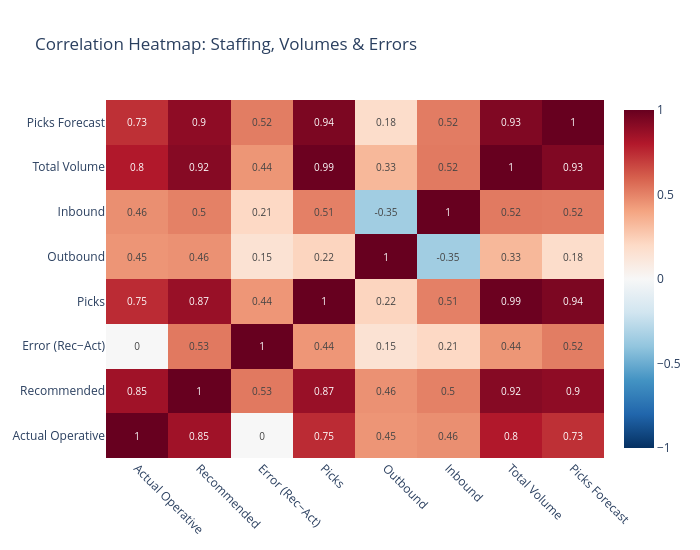

Notebook code for this chart:
### Markdown cell above
## 6. Correlation Heatmap\n\nFull correlation matrix across all key variables — staffing, volumes, errors.

### Code cell
# ── 6. Correlation heatmap ──
corr_labels = {
    "present_operative_person_days": "Actual Operative",
    "rec_operative": "Recommended",
    "error": "Error (Rec−Act)",
    "picks_realized": "Picks",
    "outbound_realized": "Outbound",
    "inbound_realized": "Inbound",
    "total_volume": "Total Volume",
    "picks_forecast": "Picks Forecast",
}

corr_df = df[list(corr_labels.keys())].rename(columns=corr_labels)
corr_matrix = corr_df.corr().round(3)

fig6 = go.Figure(data=go.Heatmap(
    z=corr_matrix.values,
    x=corr_matrix.columns, y=corr_matrix.columns,
    colorscale="RdBu_r", zmid=0, zmin=-1, zmax=1,
    text=corr_matrix.values.round(2), texttemplate="%{text}",
    textfont=dict(size=10),
    hovertemplate="Row: %{y}<br>Col: %{x}<br>r = %{z:.3f}<extra></extra>"
))

fig6.update_layout(
    title="Correlation Heatmap: Staffing, Volumes & Errors",
    height=550, width=700,
    xaxis=dict(tickangle=45)
)
fig6.show()

### Figure 1 — Plotly figure (JSON) as saved in the notebook; plotly's stock layout.template omitted (floating-point values rounded to 4 significant figures)
{"data": [{"colorscale": [[0, "rgb(5,48,97)"], [0.1, "rgb(33,102,172)"], [0.2, "rgb(67,147,195)"], [0.3, "rgb(146,197,222)"], [0.4, "rgb(209,229,240)"], [0.5, "rgb(247,247,247)"], [0.6, "rgb(253,219,199)"], [0.7, "rgb(244,165,130)"], [0.8, "rgb(214,96,77)"], [0.9, "rgb(178,24,43)"], [1, "rgb(103,0,31)"]], "hovertemplate": "Row: %{y}<br>Col: %{x}<br>r = %{z:.3f}<extra></extra>", "text": [[1.0, 0.85, -0.0, 0.75, 0.45, 0.46, 0.8, 0.73], [0.85, 1.0, 0.53, 0.87, 0.46, 0.5, 0.92, 0.9], [-0.0, 0.53, 1.0, 0.44, 0.15, 0.21, 0.44, 0.52], [0.75, 0.87, 0.44, 1.0, 0.22, 0.51, 0.99, 0.94], [0.45, 0.46, 0.15, 0.22, 1.0, -0.35, 0.33, 0.18], [0.46, 0.5, 0.21, 0.51, -0.35, 1.0, 0.52, 0.52], [0.8, 0.92, 0.44, 0.99, 0.33, 0.52, 1.0, 0.93], [0.73, 0.9, 0.52, 0.94, 0.18, 0.52, 0.93, 1.0]], "textfont": {"size": 10}, "texttemplate": "%{text}", "type": "heatmap", "x": ["Actual Operative", "Recommended", "Error (Rec−Act)", "Picks", "Outbound", "Inbound", "Total Volume", "Picks Forecast"], "y": ["Actual Operative", "Recommended", "Error (Rec−Act)", "Picks", "Outbound", "Inbound", "Total Volume", "Picks Forecast"], "z": [[1.0, 0.848, -0.001, 0.748, 0.447, 0.464, 0.804, 0.734], [0.848, 1.0, 0.528, 0.869, 0.458, 0.504, 0.918, 0.897], [-0.001, 0.528, 1.0, 0.443, 0.149, 0.207, 0.444, 0.517], [0.748, 0.869, 0.443, 1.0, 0.223, 0.507, 0.988, 0.945], [0.447, 0.458, 0.149, 0.223, 1.0, -0.352, 0.329, 0.183], [0.464, 0.504, 0.207, 0.507, -0.352, 1.0, 0.524, 0.518], [0.804, 0.918, 0.444, 0.988, 0.329, 0.524, 1.0, 0.934], [0.734, 0.897, 0.517, 0.945, 0.183, 0.518, 0.934, 1.0]], "zmax": 1, "zmid": 0, "zmin": -1}], "layout": {"height": 550, "title": {"text": "Correlation Heatmap: Staffing, Volumes & Errors"}, "width": 700, "xaxis": {"tickangle": 45}}}
